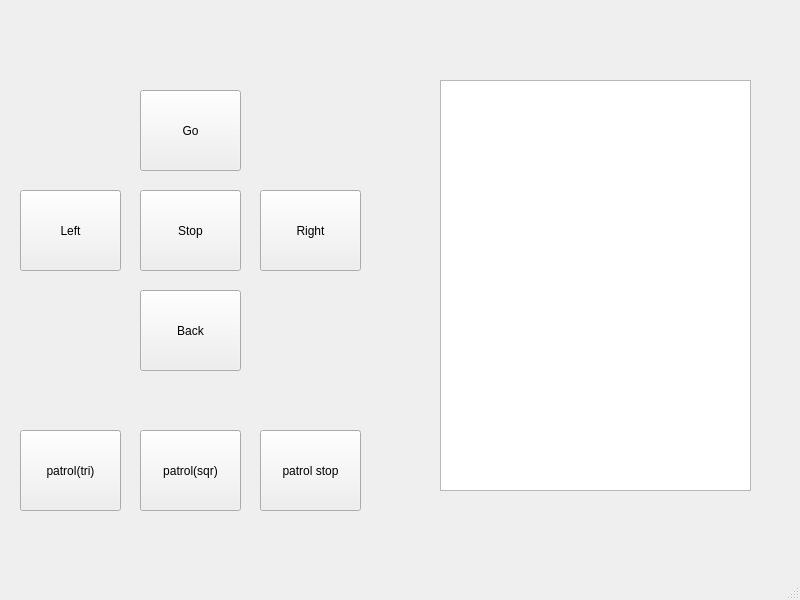
<?xml version="1.0" encoding="UTF-8"?>
<ui version="4.0">
 <class>MainWindow</class>
 <widget class="QMainWindow" name="MainWindow">
  <property name="geometry">
   <rect>
    <x>0</x>
    <y>0</y>
    <width>800</width>
    <height>600</height>
   </rect>
  </property>
  <property name="windowTitle">
   <string>MainWindow</string>
  </property>
  <widget class="QWidget" name="centralwidget">
   <widget class="QListWidget" name="listWidget">
    <property name="geometry">
     <rect>
      <x>440</x>
      <y>80</y>
      <width>311</width>
      <height>411</height>
     </rect>
    </property>
   </widget>
   <widget class="QPushButton" name="btn_left">
    <property name="geometry">
     <rect>
      <x>20</x>
      <y>190</y>
      <width>101</width>
      <height>81</height>
     </rect>
    </property>
    <property name="text">
     <string>Left</string>
    </property>
   </widget>
   <widget class="QPushButton" name="btn_go">
    <property name="geometry">
     <rect>
      <x>140</x>
      <y>90</y>
      <width>101</width>
      <height>81</height>
     </rect>
    </property>
    <property name="text">
     <string>Go</string>
    </property>
   </widget>
   <widget class="QPushButton" name="btn_right">
    <property name="geometry">
     <rect>
      <x>260</x>
      <y>190</y>
      <width>101</width>
      <height>81</height>
     </rect>
    </property>
    <property name="text">
     <string>Right</string>
    </property>
   </widget>
   <widget class="QPushButton" name="btn_stop">
    <property name="geometry">
     <rect>
      <x>140</x>
      <y>190</y>
      <width>101</width>
      <height>81</height>
     </rect>
    </property>
    <property name="text">
     <string>Stop</string>
    </property>
   </widget>
   <widget class="QPushButton" name="btn_back">
    <property name="geometry">
     <rect>
      <x>140</x>
      <y>290</y>
      <width>101</width>
      <height>81</height>
     </rect>
    </property>
    <property name="text">
     <string>Back</string>
    </property>
   </widget>
   <widget class="QPushButton" name="btn_patrol_tri">
    <property name="geometry">
     <rect>
      <x>20</x>
      <y>430</y>
      <width>101</width>
      <height>81</height>
     </rect>
    </property>
    <property name="text">
     <string>patrol(tri)</string>
    </property>
   </widget>
   <widget class="QPushButton" name="btn_patrol_sqr">
    <property name="geometry">
     <rect>
      <x>140</x>
      <y>430</y>
      <width>101</width>
      <height>81</height>
     </rect>
    </property>
    <property name="text">
     <string>patrol(sqr)</string>
    </property>
   </widget>
   <widget class="QPushButton" name="btn_patrol_stop">
    <property name="geometry">
     <rect>
      <x>260</x>
      <y>430</y>
      <width>101</width>
      <height>81</height>
     </rect>
    </property>
    <property name="text">
     <string>patrol stop</string>
    </property>
   </widget>
  </widget>
  <widget class="QMenuBar" name="menubar">
   <property name="geometry">
    <rect>
     <x>0</x>
     <y>0</y>
     <width>800</width>
     <height>27</height>
    </rect>
   </property>
  </widget>
  <widget class="QStatusBar" name="statusbar"/>
 </widget>
 <resources/>
 <connections/>
</ui>
